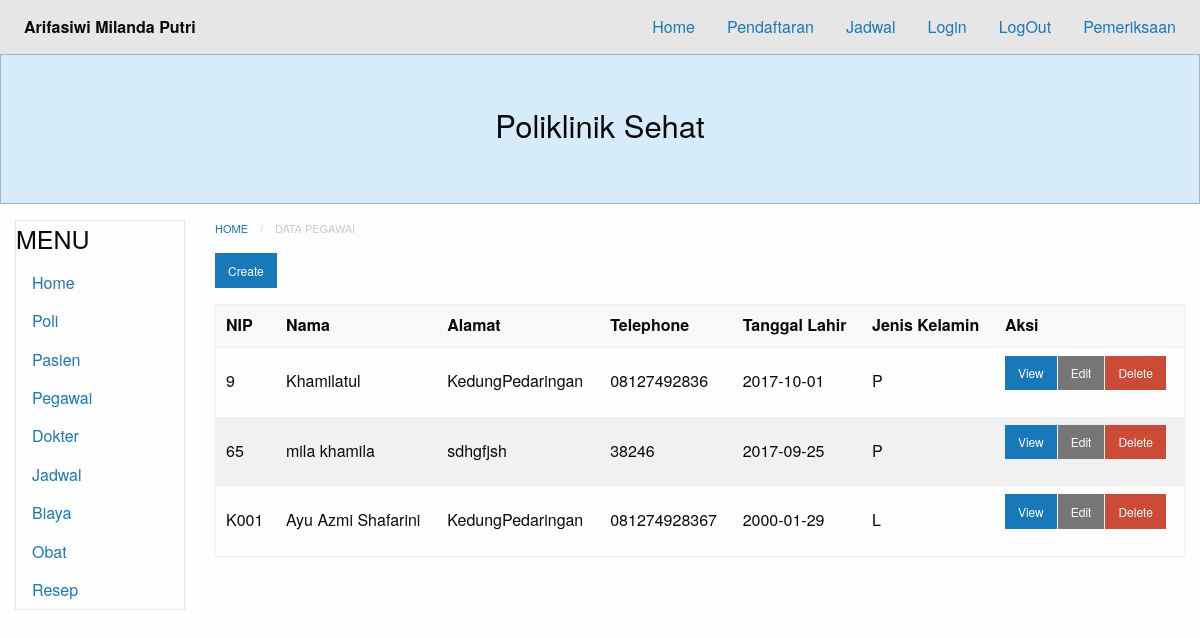
/?module=pegawai, run on an earlier commit of the app's database.
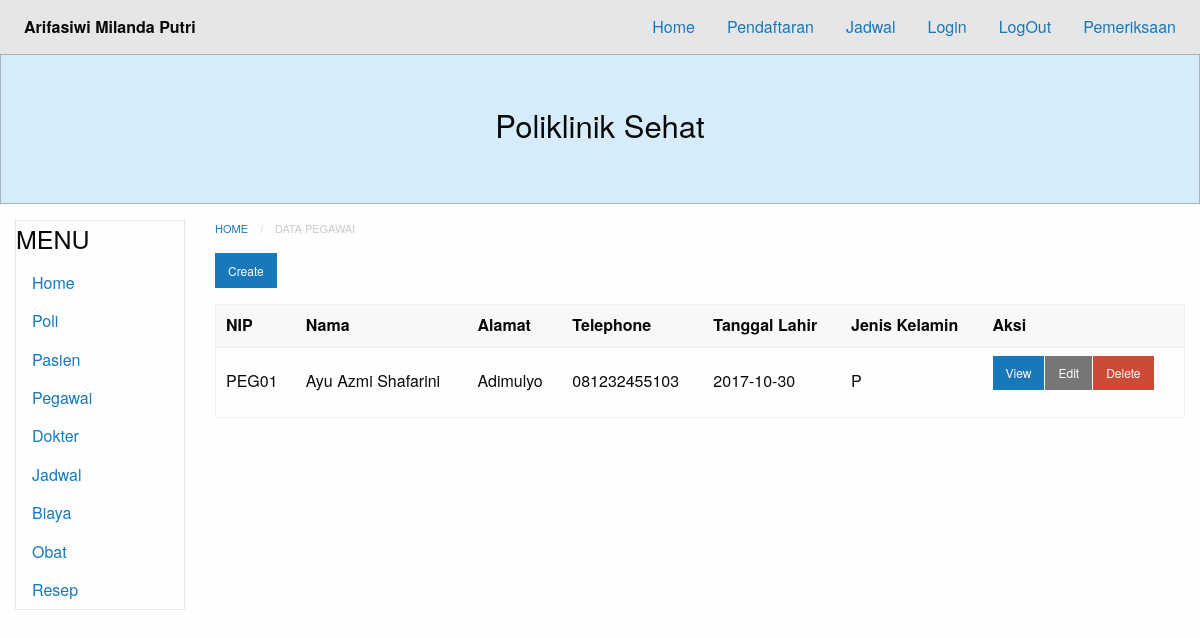
And on a later commit of the database.
### tables this page shows
CREATE TABLE `pegawai` (
  `id` int(11) NOT NULL,
  `nip` varchar(255) DEFAULT NULL,
  `nama` varchar(255) NOT NULL,
  `alamat` varchar(255) NOT NULL,
  `telp` varchar(255) NOT NULL,
  `tgl_lahir` date NOT NULL,
  `jk` varchar(255) NOT NULL
);

### database.php (called while the page is built, shortened)
<?php
class Database {
	private $db_host = "localhost";
	private $db_user = "root";
	private $db_pass = "";
	private $db_name = "07_arifasiwimp_poliklinik";
	var $con = false;
    var $myconn = "";
	var $result = array();
    function __construct() {
        if(!$this->con){
            $this->myconn = new mysqli($this->db_host, $this->db_user, $this->db_pass, $this->db_name);
            if($this->myconn->connect_errno > 0){
                array_push($this->result, $this->myconn->connect_error);
                return false;
            }else{
                $this->myconn->set_charset('utf8');
                $this->con = true;
                return true;
            }
        } else {
            return true;
        }
    }
	public function select($table, $rows = '*', $join = null,$join2 = null,$join3 = null,$join4 = null, $join5 = null, $join6 = null, $where = null, $order = null, $limit = null){
		$q = 'SELECT '.$rows.' FROM '.$table;
        if($this->tableExists($table)){
        	$query = $this->myconn->query($q);
			if($query){
				$this->numResults = $query->num_rows;
				for($i = 0; $i < $this->numResults; $i++){
					$r = $query->fetch_array();
                	$key = array_keys($r);
                	for($x = 0; $x < count($key); $x++){
                    	if(!is_int($key[$x])){
                    		if($query->num_rows >= 1){
                    			$this->result[$i][$key[$x]] = $r[$key[$x]];
							}else{
								$this->result[$i][$key[$x]] = null;
							}
						}
					}
				}
				return true;
			}else{
				array_push($this->result, $this->myconn->error);
				return false;
			}
      	}else{
      		return false;
    	}
    }
	private function TableExists($table) {
    	$res = $this->myconn->query('SHOW TABLES LIKE "'.$table.'"');
    	if(isset($res->num_rows)) {
        	return $res->num_rows > 0 ? true : false;
    	} else {
    		array_push($this->result, $table." does not exist in this database");
    		return false;
    	}
	}
    public function getResult(){
        $val = $this->result;
        $this->result = array();
        return $val;
    }
}

### modules/pegawai/pegawai-index.php (the view)
<nav aria-label="You are here:" role="navigation">
  <ul class="breadcrumbs">
    <li><a href="?module=home">Home</a></li>
    <li class="disabled">Data Pegawai</li>
  </ul>
</nav>
    <a href="?module=pegawai-create" class="small button">Create</a>
<table>
    <thead>
        <tr>
            <th>NIP</th>
            <th>Nama </th>
            <th>Alamat </th>
            <th>Telephone </th>
            <th>Tanggal Lahir </th>
            <th>Jenis Kelamin </th>
            <th>Aksi</th>
        </tr>
    </thead>
<?php
    require_once("database.php");
    $db=new Database();
    $db->select('pegawai', 'id, nip, nama, alamat, telp, tgl_lahir, jk');
    $res=$db->getResult();
      if(count($res) == 0){
          echo "<b>Tidak ada data yang tersedia</b>";
      }else{
          foreach ($res as &$r){?>
          <tr>
              <td><?php echo $r['nip'] ?></td>
              <td><?php echo $r['nama'] ?></td>
              <td><?php echo $r['alamat'] ?></td>
              <td><?php echo $r['telp'] ?></td>
              <td><?php echo $r['tgl_lahir'] ?></td>
              <td><?php echo $r['jk'] ?></td>
              <td>
                  <div class="small button-group">
                      <a href="?module=pegawai-show&id=<?php echo $r['id']; ?>" class=" button">View</a>
                      <a href="?module=pegawai-edit&id=<?php echo $r['id']; ?>" class="secondary button">Edit</a>
                      <a href="?module=pegawai-delete&id=<?php echo $r['id']; ?>"onClick='return confirm("Apakah yakin menghapus?")' class="alert button">Delete</a>
                  </div>
              </td>
          </tr>
<?php
                }
            }
            ?>
</table>

What changed in the data, as far as the page shows it:
removed pegawai: nip "65", nama "mila khamila", alamat "sdhgfjsh", telp "38246", tgl_lahir "2017-09-25", jk "P"
removed pegawai: nip "K001", nama "Ayu Azmi Shafarini", alamat "KedungPedaringan", telp "081274928367", tgl_lahir "2000-01-29", jk "L"
changed pegawai: nip "9" → "PEG01"; nama "Khamilatul" → "Ayu Azmi Shafarini"; alamat "KedungPedaringan" → "Adimulyo"; telp "08127492836" → "081232455103"; tgl_lahir "2017-10-01" → "2017-10-30"
